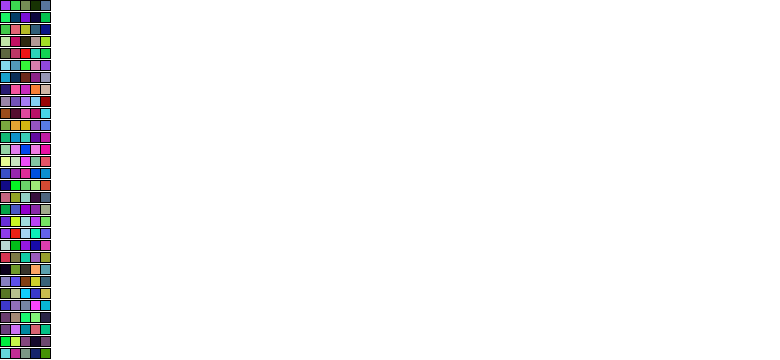
Frame 1 (no input)
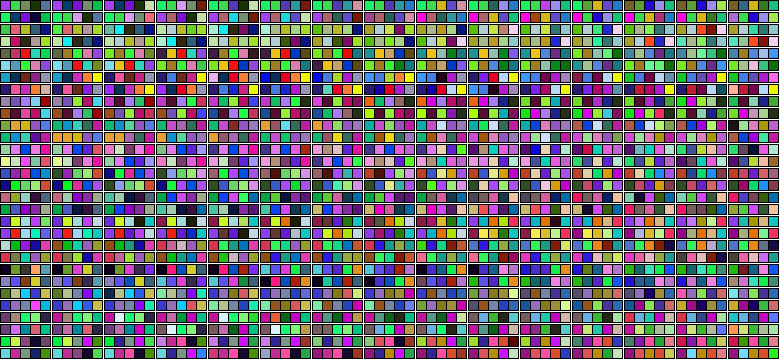
Frame 60 (the mouse pressed at the canvas centre just before this capture)
Frame 120 (the mouse held since frame 60 and released just before this capture): identical to frame 60, image omitted

The Processing sketch that drew these frames (run headless with seeded random() and noise(); from frame 60 on, the mouse is pressed at the canvas centre):

// Processing sketch: processing_91857
// ── processing_91857.pde

/*
Paul Shen
ISTA 301
03/04/13

Starts with a column of 30 "DNA" horizontal strips of five
randomly colored squares.  Simulates reproduction between each
distinct adjacent pairs of parent strips by creating a child
strip for each parent in the next column with the process:
(1) copy the squares ("genes") from parent to child
(2) randomly choose a crossover point
(3) swap the squares of the children after the crossover point
(4) assign a new random color to a randomly choosen square in each
    child
    
This reproductive cycle is repeated for a total of 15 generations.
*/

ArrayList strips;
int currX = 0;
static int genSize = 10;

void setup() {
  //size((genSize*5+2)*15, (genSize+2)*30);
  size(780, 360);
  background(255);
  
  // Create initial column of strips
  strips = new ArrayList();
  for (int i = 0; i < (height-genSize); i+=(genSize+2)) {
    color[] tmpColor = 
      { color(random(255), random(255), random(255)),
        color(random(255), random(255), random(255)),
        color(random(255), random(255), random(255)),
        color(random(255), random(255), random(255)),
        color(random(255), random(255), random(255)) };
    
    strips.add(new GenStrip(0, i, tmpColor));
  }
}

void draw() {
  // Draw current column of strips
  int i;
  for (i = 0; i < strips.size(); i++) {
     GenStrip strip = (GenStrip) strips.get(i);
     strip.update();
  }
  
  // Generate two children for each distinct pair of adjacent
  // strips
  int j;
  currX += genSize*5+2;
  for (i = 0; i < strips.size(); i+=2) {
    // Crossover the colors of the parents after a random point
    int crossover = (int) random(5);
    color[] p1 = ((GenStrip) strips.get(i)).getColors();
    color[] p2 = ((GenStrip) strips.get(i+1)).getColors();
    color[] c1 = new color[5];
    color[] c2 = new color[5];
    for (j = 0; j < crossover; j++) {
      c1[j] = p1[j];
      c2[j] = p2[j];
    }
    for (j = crossover; j < 5; j++) {
      c1[j] = p2[j];
      c2[j] = p1[j];
    }
    
    // Randomly mutate one square's color in each child
    c1[(int) random(5)] = color(random(255), random(255), random(255)); 
    c2[(int) random(5)] = color(random(255), random(255), random(255));
    
    strips.remove(i+1);
    strips.remove(i);
    strips.add(i, new GenStrip(currX, i*(genSize+2), c1));
    strips.add(i+1, new GenStrip(currX, (i+1)*(genSize+2), c2));
  }
}

// A horizontal strip of five colored squares ("genes")
class GenStrip {
  int x, y;
  color[] colors = new color[5];
  
  GenStrip(int x, int y, color[] colors) {
    this.x = x;
    this.y = y;
    this.colors = colors;
  }
  
  void update() {   
    rectMode(CORNERS);
    for (int i = 0; i < colors.length; i++) {
      fill(colors[i]);
      rect(x + genSize*i, y, x + genSize*i + genSize, y+genSize);
    }
  }
  
  color[] getColors() {
    return colors;
  }
}
  
